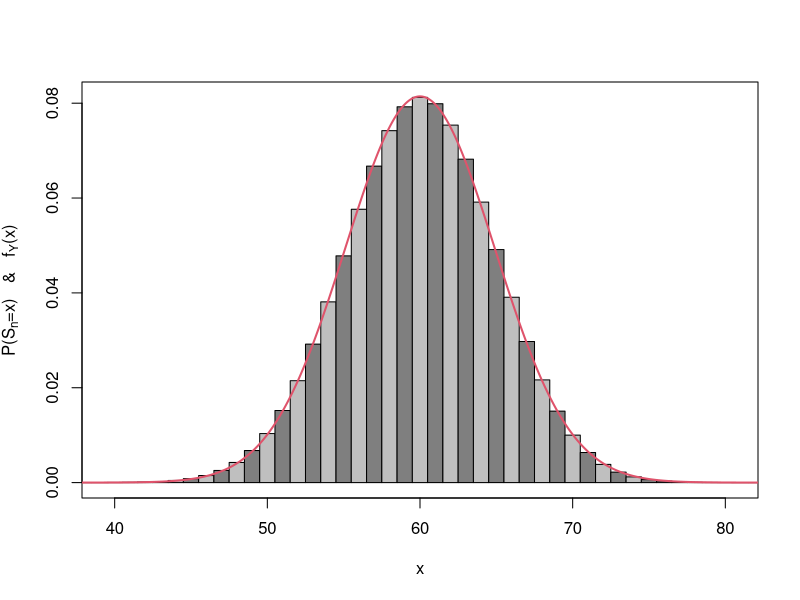
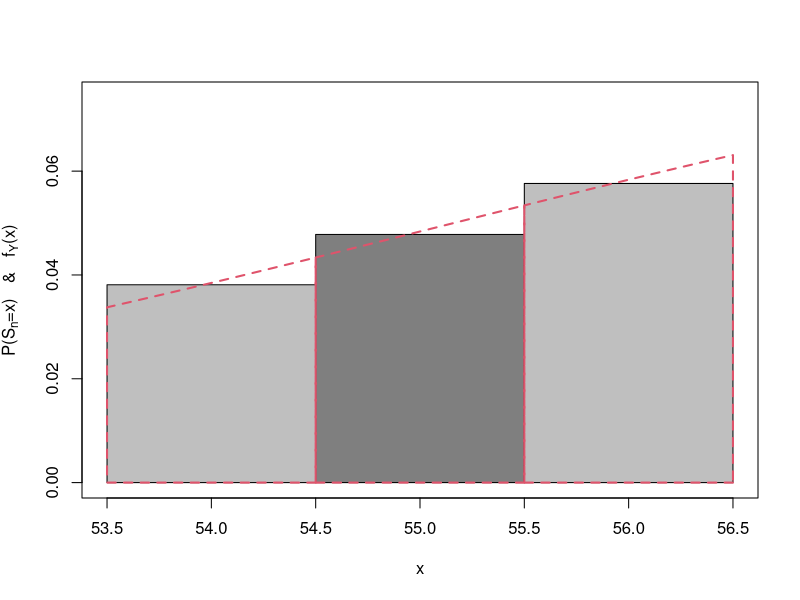

Write R code to recreate these figures, in order. (Note: this script raises an error after producing the figures.)
## ---- chunk 1
n=100
p=0.6
x=seq(0,n)
y=dbinom(x,n,p)
plot(-1,-1,xlim=c(40-0.5,(80+0.5)),ylim=c(0,max(y)),xlab="x",ylab=expression(paste("P(",S[n],"=x)","   ","&","   ",f[Y],"(x)")))
Kcol=rep(c("grey75","grey50"),n)
for(i in 0:n) polygon((i+c(-0.5,-0.5,0.5,0.5,-0.5)),c(0,y[i+1],y[i+1],0,0),col=Kcol[i+1])
a=seq(0,n,0.01)
z=dnorm(a,n*p,sqrt(n*p*(1-p)))
lines(a,z,col=2,lwd=2)
## ---- chunk 2
n=100
p=0.6
x=seq(0,n)
y=dbinom(x,n,p)
plot(-1,-1,xlim=c(54-0.5,(56+0.5)),ylim=c(0,max(y[55:59])),xlab="x",ylab=expression(paste("P(",S[n],"=x)","   ","&","   ",f[Y],"(x)")))
Kcol=rep(c("grey75","grey50"),n)
a=seq(53.5,56.5,0.01)
z=dnorm(a,n*p,sqrt(n*p*(1-p)))
for(i in 54:56) polygon((i+c(-0.5,-0.5,0.5,0.5,-0.5)),c(0,y[i+1],y[i+1],0,0),col=Kcol[i+1])

for(i in 0:2)
{
  a=seq(53.5+i,54.5+i,0.01)
  z=dnorm(a,n*p,sqrt(n*p*(1-p)))
  lines(c(54.5+i,53.5+i,a,54.5+i),c(0,0,z,0),col=2,lwd=2,lty=2) 
}  
## ---- chunk 3
knitr::include_graphics("Images/dice1.jpg")
